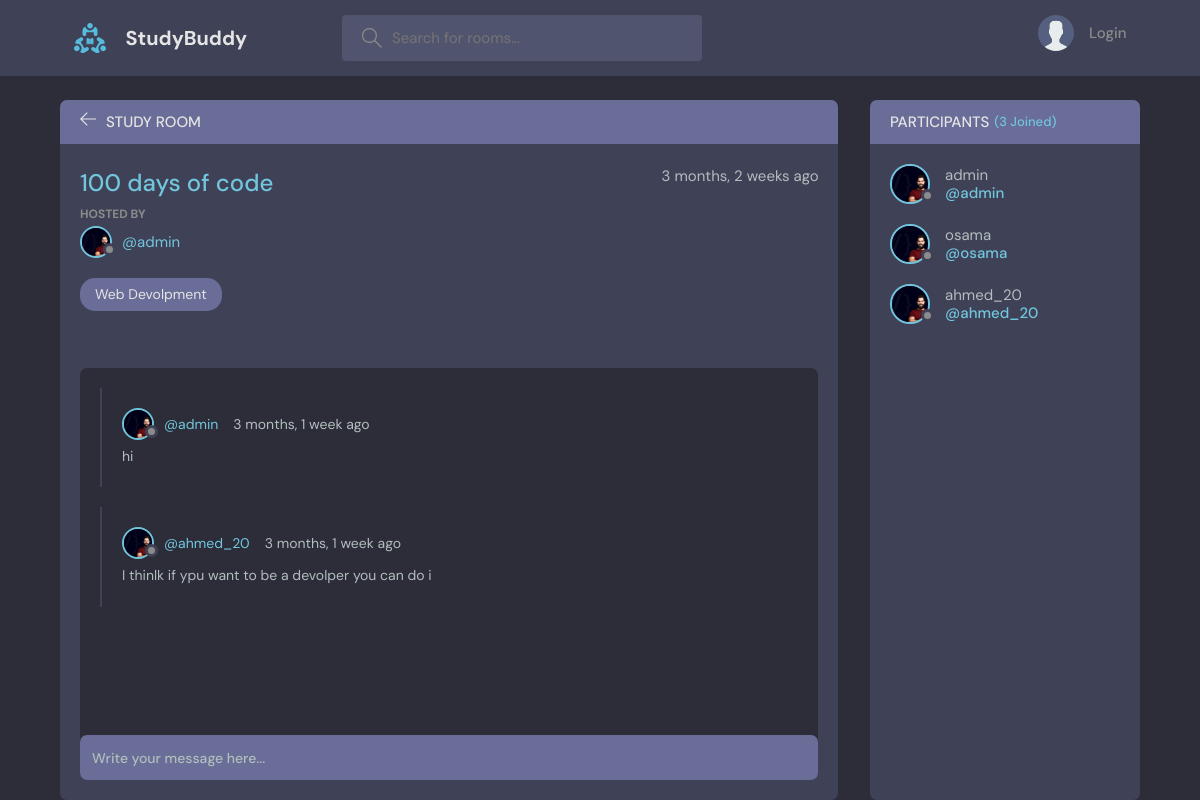
The app's page /room/2 with its own data.
### base/models.py (models this page shows, shortened)
class Room(models.Model):
    host=models.ForeignKey(User,on_delete=models.SET_NULL,null=True)
    topic = models.ForeignKey(Topic,on_delete=models.SET_NULL,null=True)
    name= models.CharField(max_length=50)
    description = models.TextField(null=True, blank=True)
    participants=models.ManyToManyField(User,related_name='participants',blank=True)
    updated =models.DateTimeField(auto_now=True)
    created = models.DateTimeField(auto_now_add=True)
    class Meta :
        ordering =['-updated','-created']

class Topic(models.Model):
    name = models.CharField(max_length=200)
    def __str__(self):
        return self.name

class Message(models.Model):
    user= models.ForeignKey(User,on_delete=models.CASCADE)
    room = models.ForeignKey(Room,on_delete=models.CASCADE)
    body = models.TextField()
    updated =models.DateTimeField(auto_now=True)
    created = models.DateTimeField(auto_now_add=True)
    class Meta :
        ordering =['-updated','-created']
    def __str__(self):
        return self.body[0:50]

### base/views.py (the view)
# urls.py: path('room/<str:pk>',views.room,name='room'),
def room(request,pk):
    room = Room.objects.get(id=pk)
    room_messages =room.message_set.all()
    participants =room.participants.all()
    if request.method == 'POST':
        comment = request.POST['body']
        message=Message.objects.create(user = request.user,room = room , body = comment)
        room.participants.add(request.user)#علشان لو المستخدم كتب تعليق يتم اضافته ف الرقم
        return redirect('room',pk=room.id)#we should to pass the id
    context = {'room' :room,'room_messages':room_messages,'participants':participants}
    return render(request,'base/room.html',context)

### templates/base/room.html (shortened to what this page needs)
{% extends 'main.html' %}
{% load static %}
{% block content %}
    <main class="profile-page layout layout--2">
      <div class="container">
        <div class="room">
          <div class="room__top">
            <div class="room__topLeft">
              <a href="{% url 'home' %}">
                <svg version="1.1" xmlns="http://www.w3.org/2000/svg" width="32" height="32" viewBox="0 0 32 32">
                  <title>arrow-left</title>
                  <path
                    d="M13.723 2.286l-13.723 13.714 13.719 13.714 1.616-1.611-10.96-10.96h27.625v-2.286h-27.625l10.965-10.965-1.616-1.607z"
                  ></path>
                </svg>
              </a>
              <h3>Study Room</h3>
            </div>
          </div>
          <div class="room__box scroll">
            <div class="room__header scroll">
              <div class="room__info">
                <h3>{{room.name}}</h3>
                <span>{{room.created|timesince}} ago</span>
              </div>
              <div class="room__hosted">
                <p>Hosted By</p>
                <a href="{% url 'profile' room.host.id %}" class="room__author">
                  <div class="avatar avatar--small">
                    <img src="{% static 'images/background.jpeg' %}" />
                  </div>
                  <span>@{{room.host.username}}</span>
                </a>
              </div>
              <span class="room__topics">{{room.topic}}</span>
            </div>
            <div class="room__conversation">
              <div class="threads scroll">
                {% for message in room_messages %}
                <div class="thread">
                  <div class="thread__top">
                    <div class="thread__author">
                      <a href="{% url 'profile' message.user.id %}" class="thread__authorInfo">
                        <div class="avatar avatar--small">
                          <img src="{% static 'images/background.jpeg' %}" />
                        </div>
                        <span>@{{message.user}}</span>
                      </a>
                      <span class="thread__date">{{message.created|timesince}} ago</span>
                    </div>
                  </div>
                  <div class="thread__details">
                   {{message}}
                  </div>
                </div>
                {% endfor %}
              </div>
            </div>
          </div>
          <div class="room__message">
            <form action="#" method="POST" >
              <input name="body" placeholder="Write your message here..." /></form>
          </div>
        </div>
        <div class="participants">
          <h3 class="participants__top">Participants <span>({{participants.count}} Joined)</span></h3>
          <div class="participants__list scroll">
            {% for user in participants %}
            <a href="{% url 'profile' user.id %}" class="participant">
              <div class="avatar avatar--medium">
                <img src="{% static 'images/background.jpeg' %}" />
              </div>
              <p>
                {{user}}
                <span>@{{user.username}}</span>
              </p>
            </a>
            {% endfor %}
          </div>
        </div>
      </div>
    </main>
  {% endblock %}

### records on screen
Room: name "100 days of code", created "3 months, 2 weeks", host.username "admin", topic "Web Devolpment"
Message: user "admin", created "3 months, 1 week", body "hi"
Message: user "ahmed_20", created "3 months, 1 week", body "I thinlk if ypu want to be a devolper you can do i"

### other values on screen
{{ participants.count }} "3"
{{ user }} "admin"
{{ user.username }} "admin"
{{ user }} "osama"
{{ user.username }} "osama"
{{ user }} "ahmed_20"
{{ user.username }} "ahmed_20"
